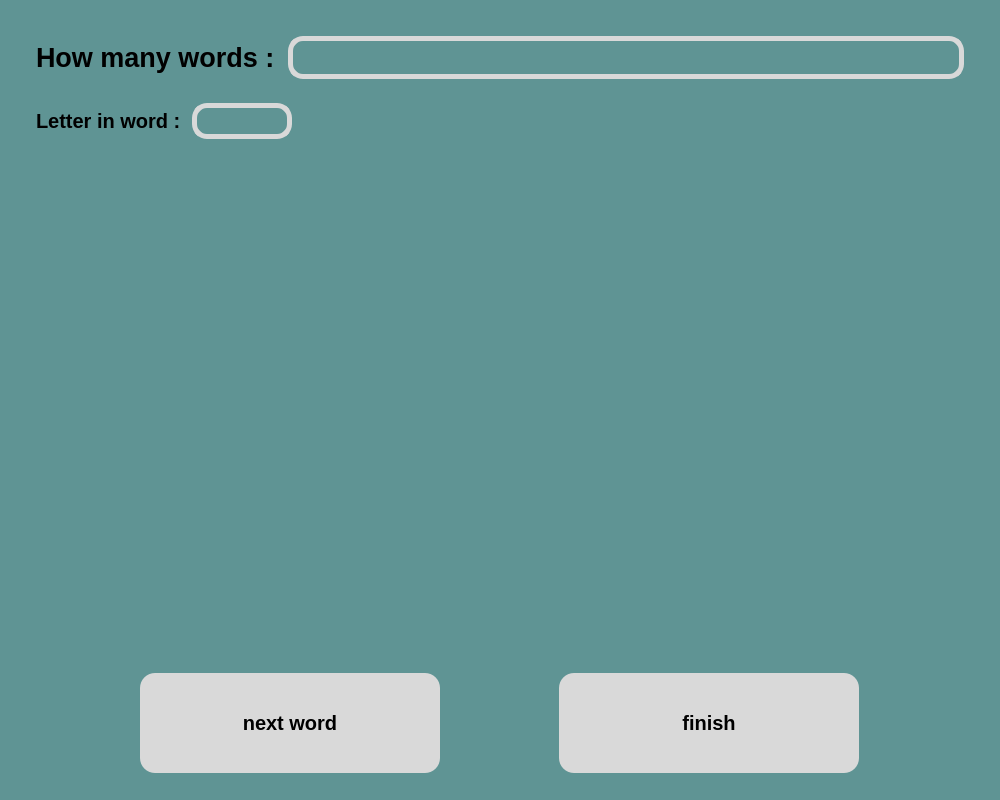
<?xml version="1.0" encoding="UTF-8"?>
<ui version="4.0">
 <class>MainWindow</class>
 <widget class="QMainWindow" name="MainWindow">
  <property name="geometry">
   <rect>
    <x>0</x>
    <y>0</y>
    <width>1000</width>
    <height>800</height>
   </rect>
  </property>
  <property name="windowTitle">
   <string>MainWindow</string>
  </property>
  <property name="styleSheet">
   <string notr="true">*{
background-color: #5F9494;
}

#button_next_letter, #button_next_word , #button_len_password, #button_multiplayer ,#button_computer, #button_entry, #button_hack{
background-color: #D9D9D9;
border-radius : 15px;
}

#lineEdit, #lineEdit_2, #lineEdit_3{
border: 5px solid #D9D9D9;
border-radius:15px
}</string>
  </property>
  <widget class="QWidget" name="centralwidget">
   <layout class="QVBoxLayout" name="verticalLayout_2">
    <item>
     <widget class="QStackedWidget" name="stackedWidget">
      <property name="sizePolicy">
       <sizepolicy hsizetype="Preferred" vsizetype="Preferred">
        <horstretch>0</horstretch>
        <verstretch>0</verstretch>
       </sizepolicy>
      </property>
      <property name="font">
       <font>
        <pointsize>20</pointsize>
       </font>
      </property>
      <property name="currentIndex">
       <number>2</number>
      </property>
      <widget class="QWidget" name="menu_page">
       <layout class="QVBoxLayout" name="verticalLayout">
        <item alignment="Qt::AlignHCenter">
         <widget class="QPushButton" name="button_multiplayer">
          <property name="minimumSize">
           <size>
            <width>300</width>
            <height>100</height>
           </size>
          </property>
          <property name="maximumSize">
           <size>
            <width>300</width>
            <height>100</height>
           </size>
          </property>
          <property name="font">
           <font>
            <pointsize>15</pointsize>
            <weight>75</weight>
            <bold>true</bold>
           </font>
          </property>
          <property name="text">
           <string>MULTIPLAYER</string>
          </property>
         </widget>
        </item>
        <item alignment="Qt::AlignHCenter">
         <widget class="QPushButton" name="button_computer">
          <property name="minimumSize">
           <size>
            <width>300</width>
            <height>100</height>
           </size>
          </property>
          <property name="maximumSize">
           <size>
            <width>300</width>
            <height>100</height>
           </size>
          </property>
          <property name="font">
           <font>
            <pointsize>15</pointsize>
            <weight>75</weight>
            <bold>true</bold>
           </font>
          </property>
          <property name="text">
           <string>COMPUTER</string>
          </property>
         </widget>
        </item>
        <item alignment="Qt::AlignHCenter">
         <widget class="QPushButton" name="button_hack">
          <property name="minimumSize">
           <size>
            <width>300</width>
            <height>100</height>
           </size>
          </property>
          <property name="maximumSize">
           <size>
            <width>300</width>
            <height>100</height>
           </size>
          </property>
          <property name="font">
           <font>
            <pointsize>15</pointsize>
            <weight>75</weight>
            <bold>true</bold>
           </font>
          </property>
          <property name="text">
           <string>HACK</string>
          </property>
         </widget>
        </item>
       </layout>
      </widget>
      <widget class="QWidget" name="page_2">
       <layout class="QVBoxLayout" name="verticalLayout_3">
        <item>
         <layout class="QHBoxLayout" name="horizontalLayout_2">
          <item>
           <widget class="QLabel" name="label_2">
            <property name="font">
             <font>
              <pointsize>20</pointsize>
              <weight>75</weight>
              <bold>true</bold>
             </font>
            </property>
            <property name="text">
             <string>PASSWORD : </string>
            </property>
           </widget>
          </item>
          <item>
           <widget class="QLineEdit" name="lineEdit">
            <property name="font">
             <font>
              <pointsize>20</pointsize>
             </font>
            </property>
           </widget>
          </item>
         </layout>
        </item>
        <item alignment="Qt::AlignHCenter">
         <widget class="QPushButton" name="button_entry">
          <property name="minimumSize">
           <size>
            <width>300</width>
            <height>100</height>
           </size>
          </property>
          <property name="maximumSize">
           <size>
            <width>300</width>
            <height>100</height>
           </size>
          </property>
          <property name="font">
           <font>
            <pointsize>15</pointsize>
            <weight>75</weight>
            <bold>true</bold>
           </font>
          </property>
          <property name="text">
           <string>Entry</string>
          </property>
         </widget>
        </item>
       </layout>
      </widget>
      <widget class="QWidget" name="page_4">
       <layout class="QVBoxLayout" name="verticalLayout_5">
        <item alignment="Qt::AlignTop">
         <widget class="QWidget" name="widget_6" native="true">
          <property name="sizePolicy">
           <sizepolicy hsizetype="Preferred" vsizetype="Expanding">
            <horstretch>0</horstretch>
            <verstretch>0</verstretch>
           </sizepolicy>
          </property>
          <layout class="QVBoxLayout" name="verticalLayout_8">
           <item alignment="Qt::AlignTop">
            <widget class="QWidget" name="widget_7" native="true">
             <layout class="QHBoxLayout" name="horizontalLayout_4">
              <item>
               <widget class="QLabel" name="label_6">
                <property name="font">
                 <font>
                  <pointsize>20</pointsize>
                  <weight>75</weight>
                  <bold>true</bold>
                 </font>
                </property>
                <property name="text">
                 <string>How many words : </string>
                </property>
               </widget>
              </item>
              <item>
               <widget class="QLineEdit" name="lineEdit_2">
                <property name="font">
                 <font>
                  <pointsize>20</pointsize>
                 </font>
                </property>
               </widget>
              </item>
             </layout>
            </widget>
           </item>
           <item alignment="Qt::AlignLeft|Qt::AlignTop">
            <widget class="QWidget" name="widget_3" native="true">
             <property name="maximumSize">
              <size>
               <width>16777215</width>
               <height>70</height>
              </size>
             </property>
             <layout class="QHBoxLayout" name="horizontalLayout_5">
              <item>
               <widget class="QLabel" name="label_7">
                <property name="maximumSize">
                 <size>
                  <width>16777215</width>
                  <height>60</height>
                 </size>
                </property>
                <property name="font">
                 <font>
                  <pointsize>15</pointsize>
                  <weight>75</weight>
                  <bold>true</bold>
                 </font>
                </property>
                <property name="text">
                 <string>Letter in word : </string>
                </property>
               </widget>
              </item>
              <item alignment="Qt::AlignHCenter">
               <widget class="QLineEdit" name="lineEdit_3">
                <property name="maximumSize">
                 <size>
                  <width>100</width>
                  <height>16777215</height>
                 </size>
                </property>
                <property name="font">
                 <font>
                  <pointsize>15</pointsize>
                 </font>
                </property>
               </widget>
              </item>
             </layout>
            </widget>
           </item>
          </layout>
         </widget>
        </item>
        <item alignment="Qt::AlignBottom">
         <widget class="QWidget" name="widget_4" native="true">
          <layout class="QHBoxLayout" name="horizontalLayout_6">
           <item>
            <widget class="QPushButton" name="button_next_word">
             <property name="minimumSize">
              <size>
               <width>300</width>
               <height>100</height>
              </size>
             </property>
             <property name="maximumSize">
              <size>
               <width>300</width>
               <height>100</height>
              </size>
             </property>
             <property name="font">
              <font>
               <pointsize>15</pointsize>
               <weight>75</weight>
               <bold>true</bold>
              </font>
             </property>
             <property name="text">
              <string>next word</string>
             </property>
            </widget>
           </item>
           <item>
            <widget class="QPushButton" name="button_len_password">
             <property name="minimumSize">
              <size>
               <width>300</width>
               <height>100</height>
              </size>
             </property>
             <property name="maximumSize">
              <size>
               <width>300</width>
               <height>100</height>
              </size>
             </property>
             <property name="font">
              <font>
               <pointsize>15</pointsize>
               <weight>75</weight>
               <bold>true</bold>
              </font>
             </property>
             <property name="text">
              <string>finish</string>
             </property>
            </widget>
           </item>
          </layout>
         </widget>
        </item>
       </layout>
      </widget>
      <widget class="QWidget" name="page_3">
       <layout class="QVBoxLayout" name="verticalLayout_4">
        <item>
         <widget class="QLabel" name="label">
          <property name="font">
           <font>
            <pointsize>15</pointsize>
           </font>
          </property>
          <property name="text">
           <string/>
          </property>
         </widget>
        </item>
        <item>
         <widget class="QWidget" name="widget" native="true">
          <property name="maximumSize">
           <size>
            <width>16777215</width>
            <height>50</height>
           </size>
          </property>
          <layout class="QHBoxLayout" name="horizontalLayout">
           <item alignment="Qt::AlignLeft">
            <widget class="QLabel" name="label_3">
             <property name="maximumSize">
              <size>
               <width>16777215</width>
               <height>40</height>
              </size>
             </property>
             <property name="font">
              <font>
               <pointsize>20</pointsize>
              </font>
             </property>
             <property name="text">
              <string>LETTERS :</string>
             </property>
            </widget>
           </item>
           <item>
            <widget class="QLabel" name="label_4">
             <property name="sizePolicy">
              <sizepolicy hsizetype="Expanding" vsizetype="Preferred">
               <horstretch>0</horstretch>
               <verstretch>0</verstretch>
              </sizepolicy>
             </property>
             <property name="font">
              <font>
               <pointsize>20</pointsize>
              </font>
             </property>
             <property name="text">
              <string/>
             </property>
            </widget>
           </item>
          </layout>
         </widget>
        </item>
        <item alignment="Qt::AlignLeft">
         <widget class="QWidget" name="show_password" native="true">
          <property name="maximumSize">
           <size>
            <width>16777215</width>
            <height>100</height>
           </size>
          </property>
          <property name="font">
           <font>
            <pointsize>20</pointsize>
            <weight>75</weight>
            <bold>true</bold>
           </font>
          </property>
          <layout class="QHBoxLayout" name="horizontalLayout_3"/>
         </widget>
        </item>
       </layout>
      </widget>
      <widget class="QWidget" name="page_5">
       <layout class="QVBoxLayout" name="verticalLayout_7">
        <item alignment="Qt::AlignHCenter">
         <widget class="QLabel" name="label_8">
          <property name="maximumSize">
           <size>
            <width>100</width>
            <height>100</height>
           </size>
          </property>
          <property name="font">
           <font>
            <pointsize>30</pointsize>
            <weight>75</weight>
            <bold>true</bold>
           </font>
          </property>
          <property name="text">
           <string/>
          </property>
         </widget>
        </item>
        <item alignment="Qt::AlignHCenter">
         <widget class="QWidget" name="widget_5" native="true">
          <property name="maximumSize">
           <size>
            <width>16777215</width>
            <height>100</height>
           </size>
          </property>
          <layout class="QHBoxLayout" name="horizontalLayout_7"/>
         </widget>
        </item>
        <item alignment="Qt::AlignHCenter">
         <widget class="QPushButton" name="button_next_letter">
          <property name="minimumSize">
           <size>
            <width>300</width>
            <height>100</height>
           </size>
          </property>
          <property name="maximumSize">
           <size>
            <width>300</width>
            <height>100</height>
           </size>
          </property>
          <property name="font">
           <font>
            <pointsize>15</pointsize>
            <weight>75</weight>
            <bold>true</bold>
           </font>
          </property>
          <property name="text">
           <string>next letter</string>
          </property>
         </widget>
        </item>
       </layout>
      </widget>
     </widget>
    </item>
   </layout>
  </widget>
 </widget>
 <resources/>
 <connections/>
</ui>
